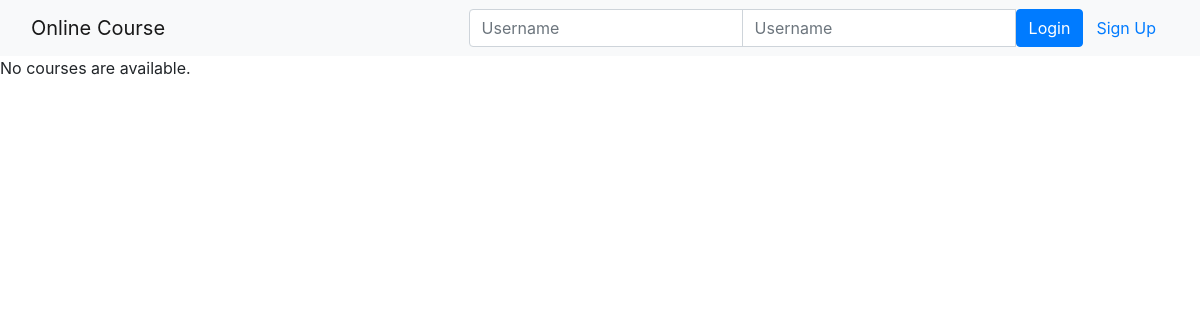
Page /onlinecourse/ on the earlier database version.
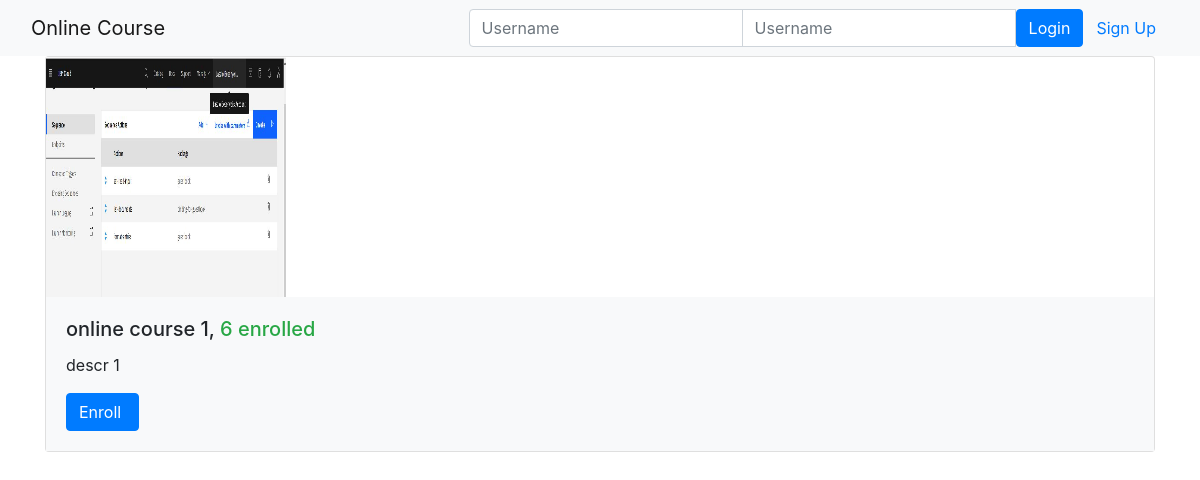
Same page on the later database version.
### onlinecourse/models.py (models this page shows, shortened)
class Course(models.Model):
    name = models.CharField(null=False, max_length=30, default='online course')
    image = models.ImageField(upload_to='course_images/')
    description = models.CharField(max_length=1000)
    pub_date = models.DateField(null=True)
    instructors = models.ManyToManyField(Instructor)
    users = models.ManyToManyField(settings.AUTH_USER_MODEL, through='Enrollment')
    total_enrollment = models.IntegerField(default=0)
    is_enrolled = False

### onlinecourse/views.py (the view)
class CourseListView(generic.ListView):
    template_name = 'onlinecourse/course_list_bootstrap.html'
    context_object_name = 'course_list'
    def get_queryset(self):
        user = self.request.user
        courses = Course.objects.order_by('-total_enrollment')[:10]
        for course in courses:
            if user.is_authenticated:
                course.is_enrolled = check_if_enrolled(user, course)
        return courses

### onlinecourse/templates/onlinecourse/course_list_bootstrap.html (shortened to what this page needs)
<!DOCTYPE html>
<html lang="en">
<head>
    {% load static %}
    <link rel="stylesheet" href="https://maxcdn.bootstrapcdn.com/bootstrap/4.5.2/css/bootstrap.min.css">
</head>
<body>
    <nav class="navbar navbar-light bg-light">
        <div class="container-fluid">
            <div class="navbar-header">
                  <a class="navbar-brand" href="#">Online Course</a>
            </div>
            <ul class="nav navbar-nav navbar-right">
                {% if user.is_authenticated %}
                <li>
                    <a class="btn btn-link" href="#">{{ user.first_name }}({{ user.username }})</a>
                    <a class="btn btn-link" href="{% url 'onlinecourse:logout' %}">Logout</a>
                </li>
                {% else %}
                <li>
                    <form class="form-inline" action="{% url 'onlinecourse:login' %}" method="post">
                        <div class="input-group">
                            <input type="text" class="form-control" placeholder="Username" name="username" >
                            <input type="password" class="form-control" placeholder="Username" name="psw" >
                            <button class="btn btn-primary" type="submit">Login</button>
                            <a class="btn btn-link" href="{% url 'onlinecourse:registration' %}">Sign Up</a>
                        </div>
                    </form>
                </li>
                {% endif %}
            </ul>
        </div>
    </nav>
    {% if course_list %}
        <div class="container">
            <div class="card-deck">
                {% for course in course_list %}
                         <div class="card" style="width: 36rem;">
                          <img class="card-img-left" src="{{MEDIA_URL}}/{{ course.image }}" width="240px" height="240px"
                               alt="Course image">
                          <div class="card-body bg-light">
                              <h5 class="card-title">{{ course.name }}, <span class="text-success">
                                  {{ course.total_enrollment}} enrolled</span></h5>
                            <p class="card-text">{{ course.description}}</p>
                            <form action="{% url 'onlinecourse:enroll' course.id %}" method="post">
                                  <input class="btn btn-primary"  type="submit"
                                         value="{% if course.is_enrolled %}Enter{% else %}Enroll{% endif %} ">
                            </form>
                          </div>
                        </div>
                {% endfor %}
            </div>
        </div>
    {% else %}
        <p>No courses are available.</p>
    {% endif %}
</body>
</html>

Differences in the rows shown:
added Course: image (picture), name "online course 1", total_enrollment "6", description "descr 1", is_enrolled "Enroll"
Other differences:
text no longer shown: "No courses are available."
